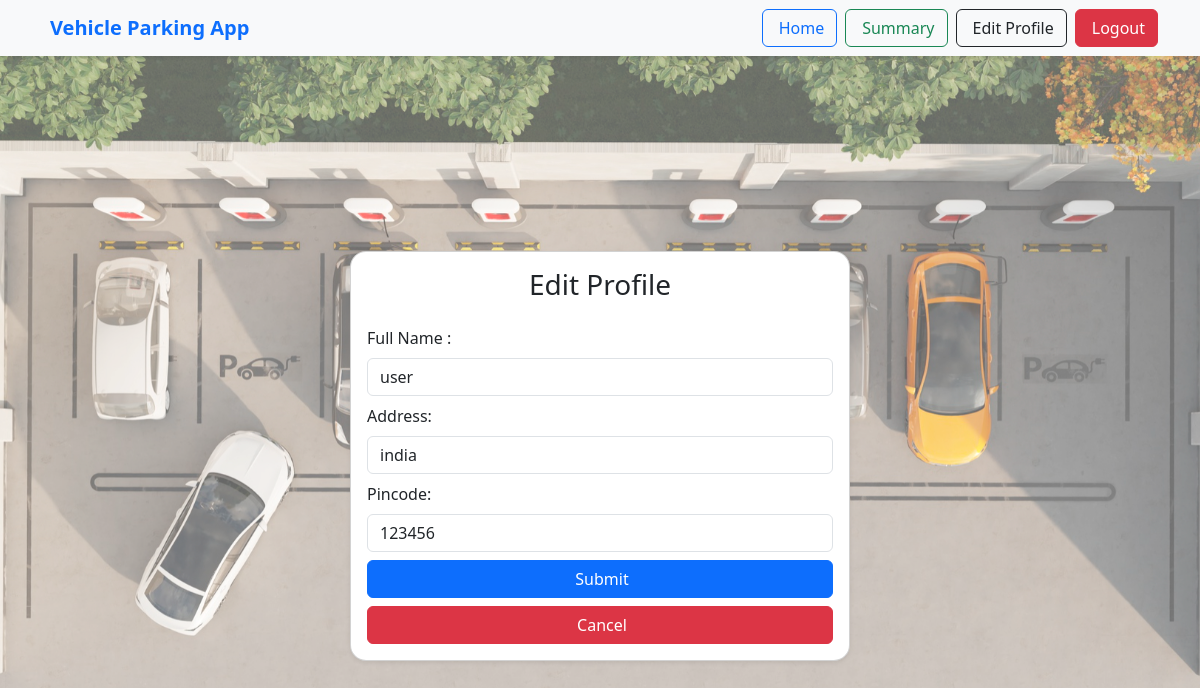
The app's page /edit_profile/2 (signed in) with its own data.
### models/models.py (models this page shows)
class User(db.Model):
    user_id = db.Column(db.Integer, primary_key=True, autoincrement = True )
    user_email = db.Column(db.String(100), unique = True , nullable = False)
    user_password = db.Column(db.String(250), nullable = False)
    user_name = db.Column(db.String(50), nullable = False)
    user_address = db.Column(db.String(250), nullable = True)
    user_pincode = db.Column(db.String(10), nullable = True)
    role_id = db.Column(db.Integer, db.ForeignKey('role.id'), nullable = True)
    role = db.relationship('Role', backref='user', lazy=True)

### controller/routes.py (the view, shortened to what this page needs)
@app.route('/edit_profile/<int:user_id>', methods=['GET', 'POST'])
def edit_profile(user_id):
    if 'user_email' not in session:
        flash('Please log in to edit your profile.', 'error')
        return redirect(url_for('home'))
    user = User.query.get(user_id)
    if not user:
        flash('User not found.', 'error')
        return redirect(url_for('home'))
    if request.method == 'GET':
        return render_template('edit_profile.html', user = user)

### templates/edit_profile.html (shortened to what this page needs)
{% extends 'base.html' %}
{% block content %}
<div class="container-fluid min-vh-100 d-flex justify-content-center align-items-center">
    <div class="card p-3 shadow-sm w-100 rounded-4" style="max-width: 500px;">
        <h3 class="text-center mb-4">Edit Profile</h3>
        <form method="POST" action={{ url_for('edit_profile', user_id=user.user_id) }}>
            <div class="mb-2">
                <label for="name" class="form-label">Full Name :  </label>
                <input type="text" class="form-control" id="name" name="name" placeholder="Enter Full Name" value="{{ user.user_name }}">
            </div>
            <div class="mb-2">
                <label for="address" class="form-label">Address: </label>
                <input class="form-control" id="address" name="address" placeholder="Enter your address" value="{{ user.user_address }}"></input>
            </div>
            <div class="mb-2">
                <label for="pincode" class="form-label">Pincode: </label>
                <input type="text" class="form-control" id="pincode" name="pincode" placeholder="Enter pincode" value="{{ user.user_pincode }}">
            </div>
            <div class="d-grid mb-2">
          <button type="submit" class="btn btn-primary">
            Submit
          </button>
        </div>
        <div class="d-grid">
          <a href="{{ url_for('home') }}" class="btn btn-danger">
            Cancel
          </a>
        </div>
        </form>
    </div>
</div>
{% endblock %}

### templates/base.html (style rules this page uses)
html, body { height: 100%; margin: 0; padding: 0; }
body { background-image: url('/static/back.jpg'); background-size: cover; background-repeat: no-repeat; background-position: center center; }

### records on screen
User: name "user", address "india", pincode "123456"
